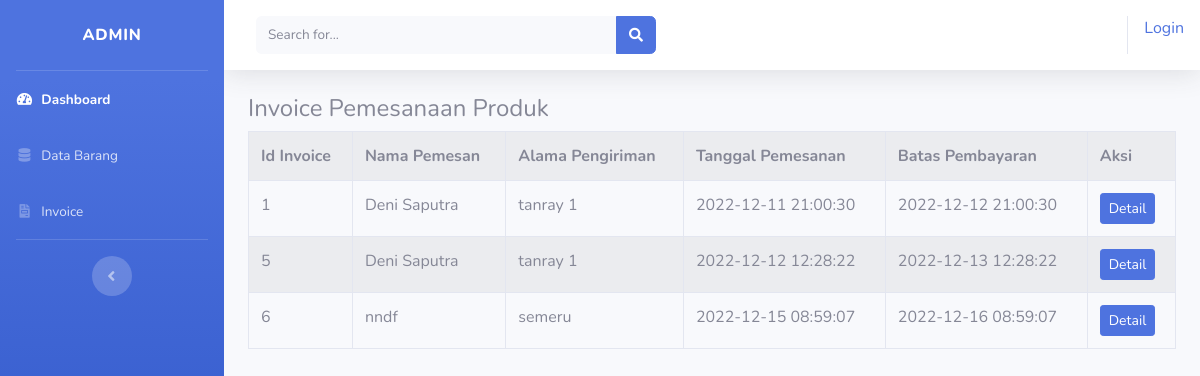
The page /index.php/admin/invoice on the database its author committed.
### tables this page shows
CREATE TABLE `tb_invoice` (
  `id` int(11) NOT NULL,
  `nama` varchar(56) NOT NULL,
  `alamat` varchar(225) NOT NULL,
  `tgl_pesan` datetime NOT NULL,
  `batas_bayar` datetime NOT NULL
);

### application/controllers/admin/Invoice.php (called while the page is built, shortened)
<?php
class Invoice extends CI_Controller
{
    public function index()
    {
        $data['invoice'] = $this->model_invoice->tampil_data();
        $this->load->view('templates_admin/header');
        $this->load->view('templates_admin/sidebar');
        $this->load->view('admin/invoice', $data);
        $this->load->view('templates_admin/footer');
    }
}

### index.php (called while the page is built, shortened)
<?php
require_once BASEPATH.'core/CodeIgniter.php';

### application/models/model_invoice.php (called while the page is built, shortened)
<?php
class Model_invoice extends CI_Model
{
    public function tampil_data()
    {
        $result = $this->db->get('tb_invoice');
        if ($result->num_rows() > 0) {
            return $result->result();
        } else {
            return false;
        }
    }
}

### application/views/admin/invoice.php (the view)
<div class="container-fluid">
    <h4>Invoice Pemesanaan Produk</h4>
    <table class="table table-bordered table-hover table-striped">
        <tr>
            <th>Id Invoice</th>
            <th>Nama Pemesan</th>
            <th>Alama Pengiriman</th>
            <th>Tanggal Pemesanan</th>
            <th>Batas Pembayaran</th>
            <th>Aksi</th>
        </tr>
        <?php foreach ($invoice as $inv) : ?>
            <tr>
                <td><?php echo $inv->id ?></td>
                <td><?php echo $inv->nama ?></td>
                <td><?php echo $inv->alamat ?></td>
                <td><?php echo $inv->tgl_pesan ?></td>
                <td><?php echo $inv->batas_bayar ?></td>
                <td><?php echo anchor('admin/invoice/detail/'.$inv->id, '<div class="btn btn-sm btn-primary">Detail</div>')?></td>
            </tr>
        <?php endforeach ?>
    </table>
</div>

### rows shown on the page
tb_invoice: id "1", nama "Deni Saputra", alamat "tanray 1", tgl_pesan "2022-12-11 21:00:30", batas_bayar "2022-12-12 21:00:30", id "Detail"
tb_invoice: id "5", nama "Deni Saputra", alamat "tanray 1", tgl_pesan "2022-12-12 12:28:22", batas_bayar "2022-12-13 12:28:22", id "Detail"
tb_invoice: id "6", nama "nndf", alamat "semeru", tgl_pesan "2022-12-15 08:59:07", batas_bayar "2022-12-16 08:59:07", id "Detail"

### other values the page prints
anchor('auth/login', 'Login') "Login"
